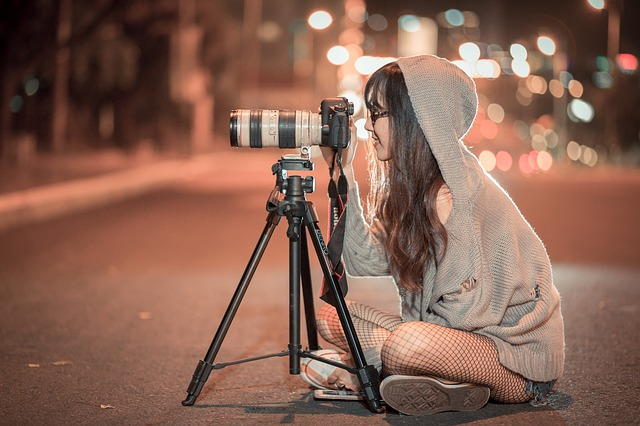
#> input picture week-09-cv-image-creation-and-color/cam.png, 640 x 426 px
$ python cv-image-creation-and-color.py
#> lines starting #> are read from the running program, lines starting #| are printed output that depends on the picture
#!/usr/bin/env python3
# -*- coding: utf-8 -*-
"""
Created on Thu Feb 12 14:17:27 2026

@author: paulezennolim
"""

import cv2 # OpenCV
import numpy as np # Arrays (1D, 2D, and matrices)
import matplotlib.pyplot as plt # Plots

def black_image():
    # Create a 50x40 single-channel (grayscale) black image
    img = np.zeros((50, 40), dtype=np.uint8)

    # Save the image
    cv2.imwrite("black.png", img)

# Call the function
black_image()

def white_image():
    # Create a 50x40 single-channel white image (all values = 255)
    img = np.ones((50, 40), dtype=np.uint8) * 255

    # Save the image
    cv2.imwrite("white.png", img)

# Call the function
white_image()

def rgb_gray_image():
    # Create a 50x40 RGB gray image (all channels = 127)
    img = np.ones((50, 40, 3), dtype=np.uint8) * 127

    # Save the image
    cv2.imwrite("gray.png", img)

# Call the function
rgb_gray_image()

def yellow_image():
    # Create single-channel arrays
    r = np.ones((50, 40), dtype=np.uint8) * 255   # white (red channel)
    g = np.ones((50, 40), dtype=np.uint8) * 255   # white (green channel)
    b = np.zeros((50, 40), dtype=np.uint8)        # black (blue channel)

    # OpenCV expects B, G, R
    img = cv2.merge([b, g, r])

    # Save the image
    cv2.imwrite("yellow.png", img)
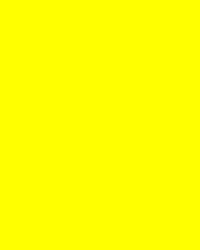
#> saved as yellow.png: shape (50, 40, 3) (shown 5 times larger); mean B, G, R 0, 255, 255

# Call the function
yellow_image()

def save_red():
    # Open the image
    img = cv2.imread("cam.png")
#> img is the input picture: shape (426, 640, 3); mean B, G, R 82.8, 98.1, 135.7

    # Split into B, G, R channels (OpenCV uses BGR order)
    b, g, r = cv2.split(img)
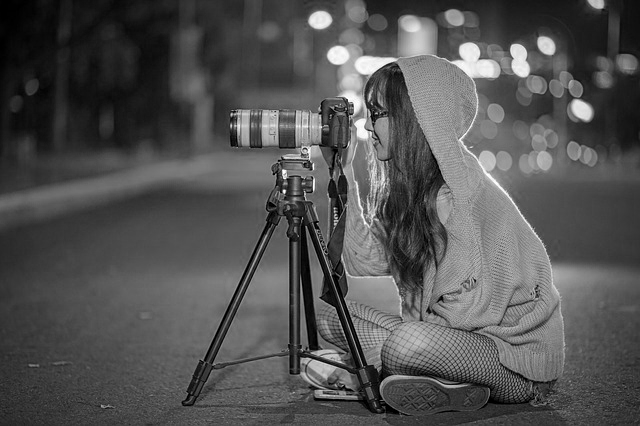
#> b: shape (426, 640); min 0, max 255, mean 82.8
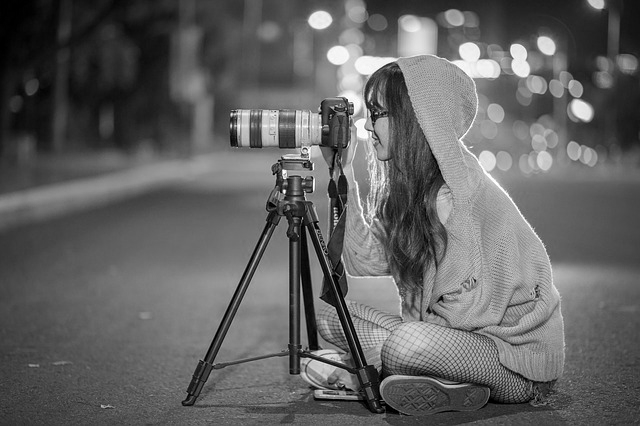
#> g: shape (426, 640); min 0, max 255, mean 98.1
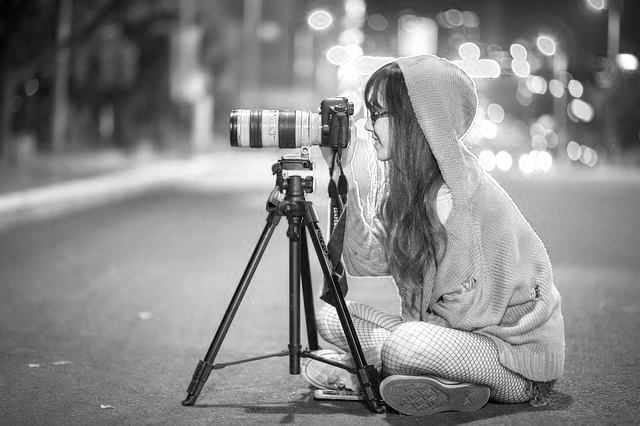
#> r: shape (426, 640); min 0, max 255, mean 135.7

    # Save only the red channel
    cv2.imwrite("cam_red.png", r)

# Call the function
save_red()

def color_to_grayscale():
    # Open the image (BGR format in OpenCV)
    img = cv2.imread("cam.png")

    # Split channels
    b, g, r = cv2.split(img)

    # Apply grayscale formula (use float for accuracy)
    y = 0.299 * r + 0.587 * g + 0.114 * b
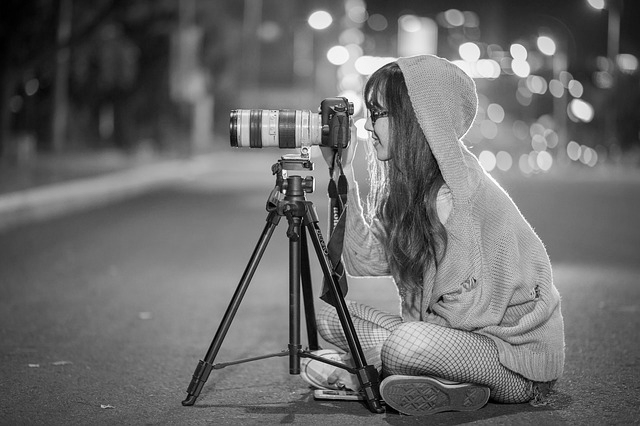
#> y: shape (426, 640) float64; min 0, max 254.8, mean 107.6

    # Convert to uint8 so OpenCV can handle it
    y = y.astype(np.uint8)

    # Display grayscale image
    cv2.imshow("Grayscale Image", y)

    # Required OpenCV window handling
    cv2.waitKey(0)
    cv2.destroyAllWindows()

# Call the function
color_to_grayscale()

def show_with_plt_color():
    # Open the image (BGR format)
    img = cv2.imread("cam.png")

    # Convert BGR to RGB for matplotlib
    img_rgb = cv2.cvtColor(img, cv2.COLOR_BGR2RGB)

    # Show image with matplotlib
    plt.imshow(img_rgb)
    plt.axis("off")   # optional: hides axes
    plt.show()

# Call the function
show_with_plt_color()

def show_with_plt_gray():
    # Open image directly as grayscale
    img_gray = cv2.imread("cam.png", cv2.IMREAD_GRAYSCALE)
#> img_gray: shape (426, 640); min 0, max 254, mean 107.1

    # Show with matplotlib using grayscale colormap
    plt.imshow(img_gray, cmap="gray")
    plt.axis("off")   # optional
    plt.show()

# Call the function
show_with_plt_gray()


def merge_two_in_one():
    # Open color image (BGR)
    img = cv2.imread("cam.png")

    # Convert to grayscale
    gray = cv2.cvtColor(img, cv2.COLOR_BGR2GRAY)

    # Convert grayscale to 3 channels so shapes match
    gray_3ch = cv2.merge([gray, gray, gray])

    # Stack color and grayscale horizontally
    both = np.hstack((img, gray_3ch))
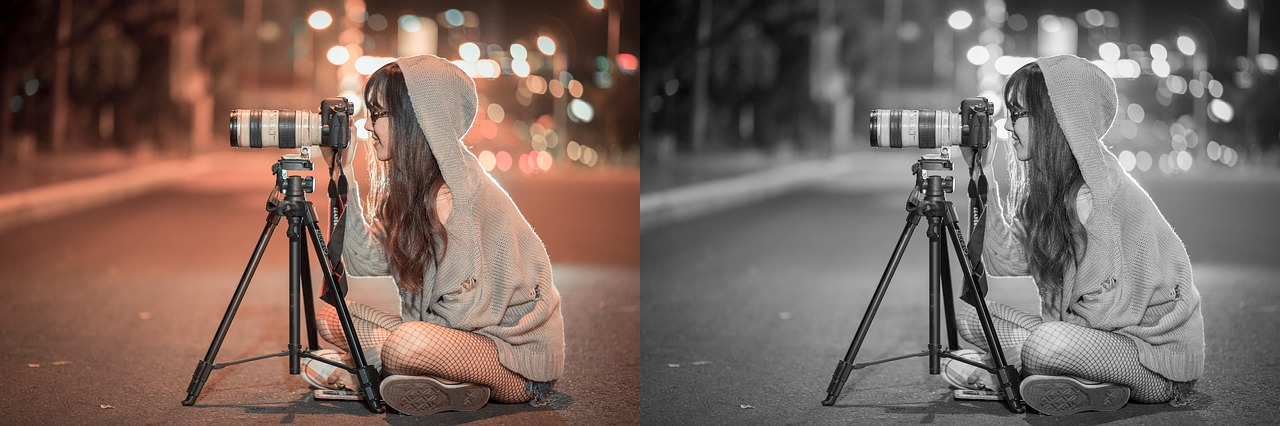
#> both: shape (426, 1280, 3); mean B, G, R 95.2, 102.9, 121.7

    # Save result
    cv2.imwrite("both.png", both)

# Call the function
merge_two_in_one()
